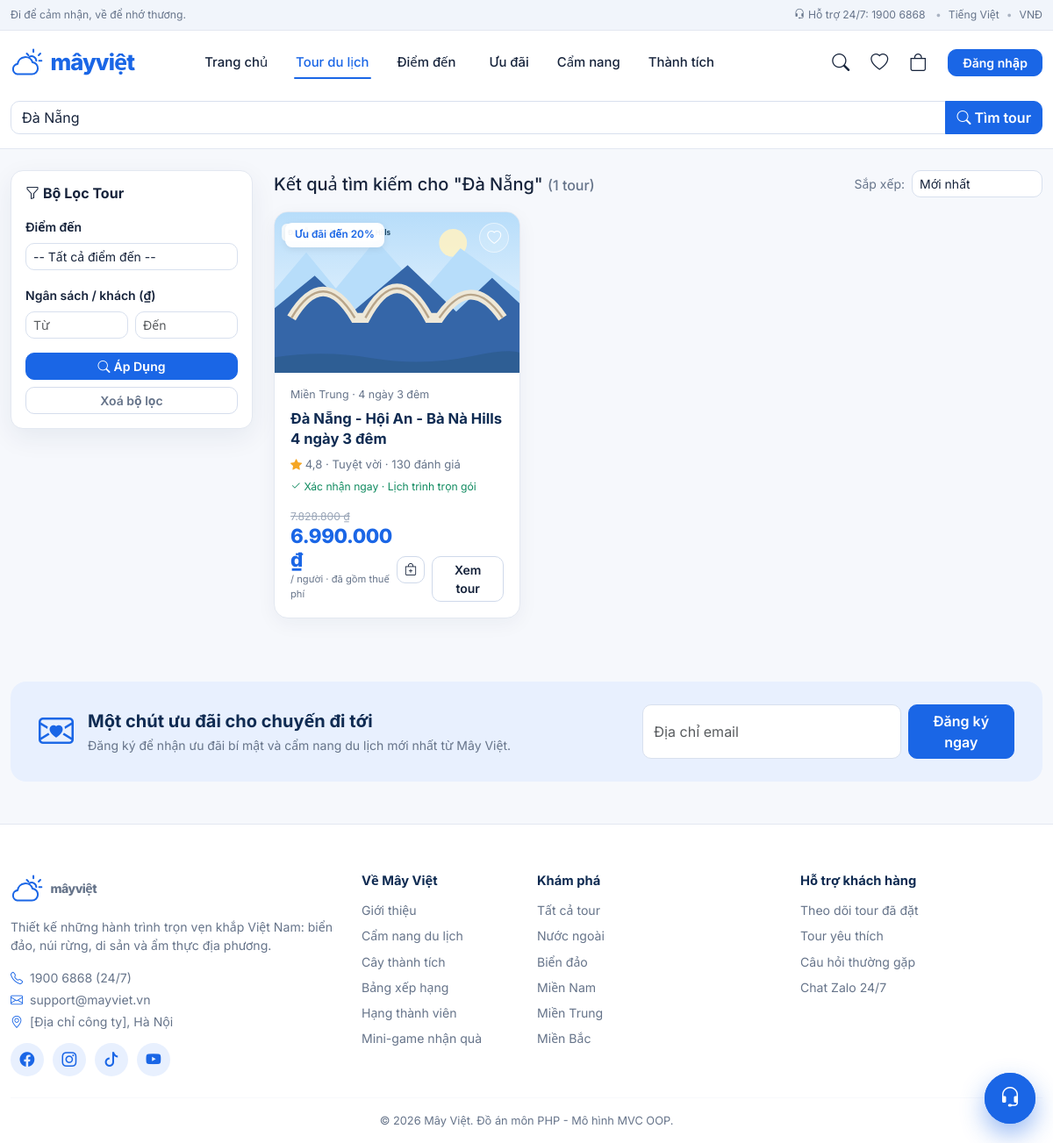
The app's page /?action=san-pham&tu_khoa=Đà+Nẵng with its own data.
### tables this page shows
CREATE TABLE san_pham (
    id             INT AUTO_INCREMENT PRIMARY KEY,
    danh_muc_id    INT NOT NULL,
    ten_san_pham   VARCHAR(150)   NOT NULL,
    gia            DECIMAL(12,0)  NOT NULL,
    so_luong       INT            NOT NULL DEFAULT 0 COMMENT 'Số chỗ còn nhận',
    thoi_gian      VARCHAR(50)    DEFAULT NULL COMMENT 'VD: 3 ngày 2 đêm',
    diem_khoi_hanh VARCHAR(100)   DEFAULT NULL,
    phuong_tien    VARCHAR(100)   DEFAULT NULL,
    mo_ta          TEXT,
    hinh_anh       VARCHAR(255)   DEFAULT NULL,
    luot_xem       INT            NOT NULL DEFAULT 0,
    trang_thai     TINYINT(1)     NOT NULL DEFAULT 1 COMMENT '1: đang mở bán, 0: tạm ngưng',
    ngay_tao       DATETIME       DEFAULT CURRENT_TIMESTAMP,
    FOREIGN KEY (danh_muc_id) REFERENCES danh_muc(id) ON DELETE CASCADE
);

CREATE TABLE danh_muc (
    id            INT AUTO_INCREMENT PRIMARY KEY,
    ten_danh_muc  VARCHAR(100) NOT NULL,
    mo_ta         TEXT,
    ngay_tao      DATETIME DEFAULT CURRENT_TIMESTAMP
);

### views/layout_client.php (the view, shortened to what the rows shown need)
<?php
$_danhMucModelNav = new DanhMucModel();
$_danh_muc_nav = $_danhMucModelNav->layTatCa();
$_action_hien_tai = $_GET['action'] ?? '/';
?>
<!DOCTYPE html>
<html lang="vi" data-bs-theme="light">
<head>
    <link href="https://cdn.jsdelivr.net/npm/bootstrap@5.3.3/dist/css/bootstrap.min.css" rel="stylesheet">
    <link href="https://cdn.jsdelivr.net/npm/bootstrap-icons@1.11.3/font/bootstrap-icons.min.css" rel="stylesheet">
    <link href="<?= BASE_URL ?>assets/css/mayviet.css?v=5" rel="stylesheet">
</head>
<body>
<?php $_la_trang_chu = ($_action_hien_tai === '/'); ?>
<main class="<?= $_la_trang_chu ? '' : 'container mv-container py-4 page-enter' ?>">
    <?php if (isset($view)) { require_once PATH_VIEW . $view . '.php'; } ?>
</main>
<footer class="site-footer">
    <div class="container mv-container pb-3">
        <div class="row g-4">
            <div class="col-6 col-lg-3">
                <?php foreach ($_danh_muc_nav as $_dm): ?>
                    <p class="mb-2"><a href="<?= BASE_URL ?>?action=san-pham&danh_muc_id=<?= $_dm['id'] ?>"><?= htmlspecialchars($_dm['ten_danh_muc']) ?></a></p>
                <?php endforeach; ?>
            </div>
        </div>
    </div>
</footer>
</body>
</html>

### views/client/san_pham_danh_sach.php (shortened to what the rows shown need)
<div class="row g-4">
    <div class="col-lg-9">
        <?php if (empty($danh_sach_san_pham)): ?>
            <div class="text-center py-5">
                <i class="bi bi-emoji-frown" style="font-size:3rem" class="text-muted"></i>
                <p class="text-muted mt-3">Chưa có tour phù hợp. Hãy thử điểm đến khác nhé!</p>
            </div>
        <?php else: ?>
            <div class="row g-3">
                <?php foreach ($danh_sach_san_pham as $sp): include __DIR__ . '/_the_san_pham.php'; endforeach; ?>
            </div>
        <?php endif; ?>
    </div>
</div>

### views/client/_the_san_pham.php (shortened to what the rows shown need)
<?php
$_het_hang = $sp['so_luong'] <= 0;
$_da_yeu_thich = dang_yeu_thich($sp['id']);
$_ve_trang_yeu_thich = urlencode(BASE_URL . '?' . http_build_query($_GET));
$_url_chi_tiet = BASE_URL . '?action=san-pham-chi-tiet&id=' . $sp['id'];
$_dg = diem_danh_gia_mau((int)$sp['id']);
$_cot = $_cot_the ?? 'col-12 col-sm-6 col-lg-4';
?>
<div class="<?= $_cot ?> tour-item" data-dm="<?= (int)$sp['danh_muc_id'] ?>">
    <div class="sp-card position-relative">
        <a href="<?= BASE_URL ?>?action=yeu-thich-toggle&san_pham_id=<?= $sp['id'] ?>&ve_trang=<?= $_ve_trang_yeu_thich ?>"
           class="btn-yeu-thich <?= $_da_yeu_thich ? 'da-yeu-thich' : '' ?>"
           title="<?= $_da_yeu_thich ? 'Bỏ khỏi yêu thích' : 'Lưu tour yêu thích' ?>">
            <i class="bi <?= $_da_yeu_thich ? 'bi-heart-fill' : 'bi-heart' ?>"></i>
        </a>
        <a href="<?= $_url_chi_tiet ?>" class="text-decoration-none">
            <div class="sp-img-wrap">
                <?php if ($_het_hang): ?>
                    <span class="nhan-goc het"><i class="bi bi-x-circle me-1"></i>Hết chỗ</span>
                <?php else: ?>
                    <span class="nhan-goc">Ưu đãi đến 20%</span>
                <?php endif; ?>
                <img src="<?= anh_san_pham($sp['hinh_anh'], $sp['ten_san_pham'] ?? '') ?>" alt="<?= htmlspecialchars($sp['ten_san_pham']) ?>" loading="lazy">
            </div>
        </a>
        <div class="sp-body">
            <div class="sp-meta">
                <?= htmlspecialchars($sp['ten_danh_muc'] ?? '') ?><?= !empty($sp['thoi_gian']) ? ' · ' . htmlspecialchars($sp['thoi_gian']) : '' ?>
            </div>
            <a href="<?= $_url_chi_tiet ?>" class="text-decoration-none"><div class="sp-ten"><?= htmlspecialchars($sp['ten_san_pham']) ?></div></a>
            <div class="sp-rate"><i class="bi bi-star-fill"></i> <?= $_dg['sao'] ?> · Tuyệt vời · <?= $_dg['luot'] ?> đánh giá</div>
            <div class="sp-ok"><i class="bi bi-check2"></i> Xác nhận ngay · Lịch trình trọn gói</div>
            <div class="d-flex justify-content-between align-items-end mt-auto pt-3">
                <div>
                    <span class="sp-gia-cu"><?= dinh_dang_tien($sp['gia'] * 1.12) ?></span>
                    <span class="sp-gia"><?= dinh_dang_tien($sp['gia']) ?></span>
                    <div class="sp-per">/ người · đã gồm thuế phí</div>
                </div>
                <div class="d-flex gap-2">
                    <form action="<?= BASE_URL ?>?action=gio-hang-them" method="POST" class="m-0">
                        <button type="submit" class="btn btn-sm btn-vien-cam" title="Thêm vào giỏ tour" <?= $_het_hang ? 'disabled' : '' ?>><i class="bi bi-bag-plus"></i></button>
                    </form>
                    <a href="<?= $_url_chi_tiet ?>" class="btn btn-sm btn-vien-cam px-3">Xem tour</a>
                </div>
            </div>
        </div>
    </div>
</div>

### records on screen
san_pham: so_luong "Ưu đãi đến 20%", danh_muc.ten_danh_muc "Miền Trung", thoi_gian "4 ngày 3 đêm", ten_san_pham "Đà Nẵng - Hội An - Bà Nà Hills 4 ngày 3 đêm", id "4,8", id "130", dinh_dang_tien($sp['gia']*1.12) "7.828.800 ₫", gia "6.990.000 ₫"
danh_muc: ten_danh_muc "Nước ngoài"
danh_muc: ten_danh_muc "Biển đảo"
danh_muc: ten_danh_muc "Miền Nam"
danh_muc: ten_danh_muc "Miền Trung"
danh_muc: ten_danh_muc "Miền Bắc"

### other values on screen
$title "Kết quả tìm kiếm cho \"Đà Nẵng\""
count($danh_sach_san_pham) "1"
